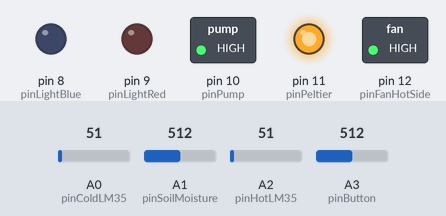
The sketch below on a simulated Arduino Uno, built with avr-gcc and run on an emulated ATmega328P. On the bench: switched loads named in the sketch (green lamp = pin HIGH), output pins drawn as LEDs (lit = HIGH). The inputs (shaded band) are chosen by the test bench; at power-on: A0 (pinColdLM35) = 51, A1 (pinSoilMoisture) = 512, A2 (pinHotLM35) = 51, A3 (pinButton) = 512. Pins used as bus, display or sensor lines are not drawn; what the sketch prints to the serial monitor is not drawn.

Above: at 0.1 s.
Timing chart, 0 to 1.6 s (numbered marks = the images above):
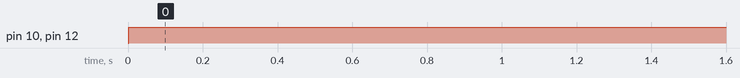

Measured:
- by itself, pin 10 (pinPump), pin 12 (pinFanHotSide): LOW → HIGH at 0.00 s

The sketch:

ecofarm.ino
```cpp
//OUTPUT PIN
#define pinFanColdSide 13
#define pinFanHotSide 12
#define pinPeltier 11
#define pinPump 10
#define pinLightRed 9
#define pinLightBlue 8

//INPUT PIN
#define pinHotLM35 A2
#define pinColdLM35 A0
#define pinSoilMoisture A1

#define pinButton A3

unsigned long time;
int lightCycle = 0;
float temperature_hot, temperature_cold;
bool hotFan = false;
bool coldFan = false;

//DATA RANGE
int hot_upper = 60;
int hot_lower = 55;
int cold_upper = 24;
int cold_lower = 20;
int moisture_limit = 100;
float hot_average = 25;
float cold_average = 25;

//status
bool button = false;

void setup(){
  Serial.begin(9600);
  time = millis();
  pinMode(pinFanColdSide, OUTPUT);
  pinMode(pinFanHotSide, OUTPUT);
  pinMode(pinPeltier, OUTPUT);
  digitalWrite(pinPeltier, HIGH);
  pinMode(pinPump, OUTPUT);
  pinMode(pinLightRed, OUTPUT);
  pinMode(pinLightBlue, OUTPUT);

  pinMode(pinHotLM35, INPUT);
  pinMode(pinColdLM35, INPUT);
  pinMode(pinSoilMoisture, INPUT);
}

int light(){
  int mode = lightCycle % 3;
  switch (mode){
    case 0:
      digitalWrite(pinLightRed, LOW);
      digitalWrite(pinLightBlue, LOW);
      break;
    case 1:
      digitalWrite(pinLightRed, HIGH);
      digitalWrite(pinLightBlue, HIGH);
      break;
    case 2:
      digitalWrite(pinLightRed, LOW);
      digitalWrite(pinLightBlue, HIGH);
      break;
  }
}

int temperature(){
  temperature_hot = analogRead(pinHotLM35)*4.88/15;
  temperature_cold = analogRead(pinColdLM35)*4.88/12.5;
  hot_average = ((hot_average*49)+temperature_hot)/50;
  cold_average = ((cold_average*49)+temperature_cold)/50;
  Serial.print("Hot");
  Serial.println(hot_average);
  Serial.print("Cold");
  Serial.println(cold_average);
  if (hotFan == false && hot_average < hot_lower){
    hotFan = true;
  } else if (hotFan == true && hot_average > hot_upper){
    hotFan = false;
  }
  if (coldFan == false && cold_average > cold_upper){
    coldFan = true;
  } else if (coldFan == true && cold_average < cold_lower){
    coldFan = false;
  }
  if (hotFan == true){
    digitalWrite(pinFanHotSide, HIGH);
  } else {
    digitalWrite(pinFanHotSide, LOW);
  }
  if (coldFan == true){
    digitalWrite(pinFanColdSide, HIGH);
  } else {
    digitalWrite(pinFanColdSide, LOW);
  }
}

int soilMoisture(){
  int moisture = map(analogRead(pinSoilMoisture), 0, 1023, 255, 0);
  Serial.print("Moisture");
  Serial.println(moisture);
  if (moisture < moisture_limit){
    digitalWrite(pinPump, HIGH);
    delay(5000);
    digitalWrite(pinPump, LOW);
  } else {
    digitalWrite(pinPump, HIGH);
  }
}

int buttonStatus(){
  int status = analogRead(pinButton);
  if (status == 0 && button == false){
    button = true;
    lightCycle += 1;
  } else if (status != 0 && button == true){
    button = false;
  }
}

void loop(){
  temperature();
  soilMoisture();
  buttonStatus();
  light();
  delay(50);
}
```
